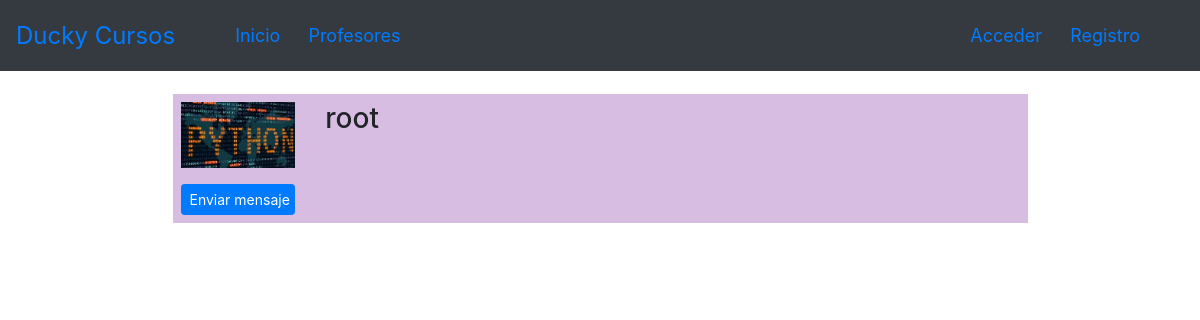
Screenshot of /profiles/root/ with the database file from the repository.
### registration/models.py (models this page shows, shortened)
class Profile(models.Model):
    user = models.OneToOneField(User, on_delete=models.CASCADE)
    avatar = models.ImageField(upload_to=custom_upload_to, null=True, blank=True)
    bio = models.TextField(null=True, blank=True)
    link = models.URLField(max_length=200, null=True, blank=True)
    profe_is = models.IntegerField(default=0)
    class Meta:
        ordering = ['user__username']

### profiles/views.py (the view)
# urls.py: path('<username>/', ProfileDetailView.as_view(), name='detail'),
class ProfileDetailView(DetailView):
    model = Profile
    template_name = 'profiles/profile_detail.html'
    def get_object(self):
        return get_object_or_404(Profile, user__username=self.kwargs['username'])

### profiles/templates/profiles/profile_detail.html (shortened to what this page needs)
{% extends 'core/base.html' %}
{% load static %}
{% block content %}
<main role="main">
  <div class="container">
    <div class="row mt-3" >
      <div class="col-md-9 mx-auto mb-5" style="padding:8px;  margin:2px; background-color:#D7BDE2 ;">
        <form action="" method="post" enctype="multipart/form-data">{% csrf_token %}
          <div class="row">
            <div class="col-md-2">
              {% if profile.avatar %}
                <img src="{{profile.avatar.url}}" class="img-fluid">
              {% else %}
                <img src="{% static 'registration/img/no-avatar.jpg' %}" class="img-fluid">
              {% endif %}
              {% if request.user != profile.user %}
                <a href="{% url 'messenger:start' profile.user.username %}" class="btn btn-primary btn-sm btn-block mt-3">
                  Enviar mensaje
                </a>
              {% endif %}
            </div>
            <div class="col-md-10">
              <h3>{{profile.user}}</h3>
            </div>
          </div>
        </form>
      </div>
    </div>
  </div>
</main>
{% endblock %}

### core/static/core/css/main.css (style rules this page uses)
main { padding-top: 5px; }
:root { --jumbotron-padding-y: 3rem; }

### rows the page displays
Profile: avatar (picture), user "root"
